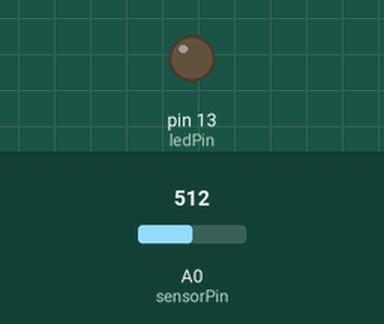
A sketch run on a simulated Arduino Uno, built with avr-gcc and run on an emulated ATmega328P. On the bench: output pins drawn as LEDs (lit = HIGH). Inputs (shaded band) come from the test bench; at power-on: A0 (sensorPin) = 512.

Above: at 1.2 s.
1.3 s: A0 (sensorPin) set to 587
2.8 s: A0 (sensorPin) set to 615
At 4.0 s:
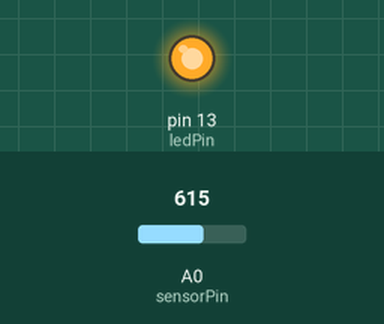
4.3 s: A0 (sensorPin) set to 590
At 5.2 s:
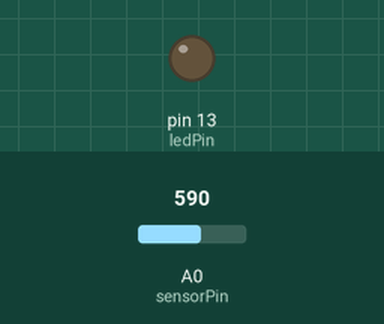
5.8 s: A0 (sensorPin) set to 610
At 6.4 s:
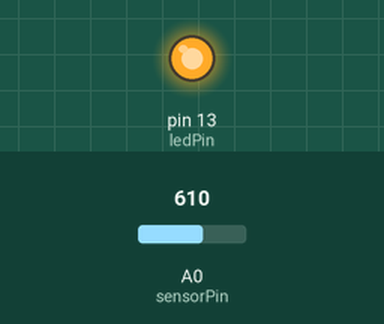
Timing chart, 0 to 8.3 s (numbered marks = the images above; inputs shaded):
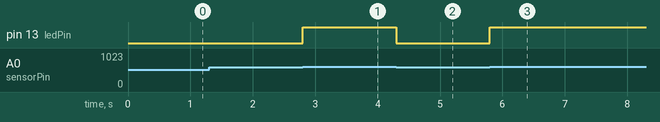

The sketch:

kaeru_beat.ino
```cpp
const int sensorPin = A0;
const int ledPin = 13;
const int threshold = 600;    // テストで確定したしきい値
const int targetCount = 13;    // 担当楽器の起動に必要な点滅回数

boolean isLightOn = false;
int currentCount = 0;

void setup() {
  // 設計書通りの高速通信
  Serial.begin(115200);
  pinMode(ledPin, OUTPUT);
}

void loop() {
  int sensorValue = analogRead(sensorPin);

  // 【点滅の検知】暗状態から明状態への変化を捉える
  if (sensorValue > threshold && isLightOn == false) {
    isLightOn = true;
    currentCount++;
    digitalWrite(ledPin, HIGH); // 検知した瞬間に基板LEDを点灯

    delay(50);

    // 設定された回数に達したか判定
    if (currentCount >= targetCount) {
      Serial.write(255);      // Processingへトリガー信号を送信
      currentCount = 0;       // 次の合奏のためにカウントをリセット
      delay(1000);            // 重複送信防止のための待機
    }
  }
  // 【消灯の検知】
  else if (sensorValue <= threshold && isLightOn == true) {
    isLightOn = false;
    digitalWrite(ledPin, LOW);
    delay(50); // ノイズ対策
  }
}
```

Measured:
- the behaviour switches between 600 and 601 on A0 (sensorPin) (found by bisection; images 0 and 1)
- after the input at 1.3 s, every drawn part: stays the same
- after the input at 2.8 s, pin 13 (ledPin): LOW → HIGH at once
- after the input at 4.3 s, pin 13 (ledPin): HIGH → LOW at once
- after the input at 5.8 s, pin 13 (ledPin): LOW → HIGH at once
